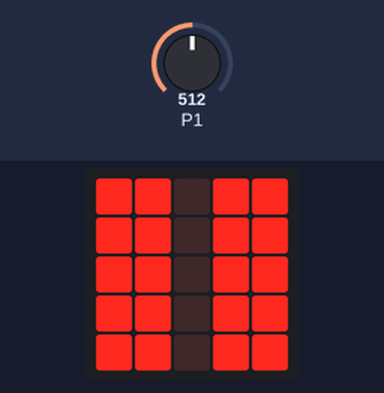
Bench run of a program on a simulated BBC micro:bit (MakeCode). Parts: the board's 5×5 LED display. Inputs (shaded band) come from the test bench; at power-on: P1 = 512 (analog values on the 0–1023 scale).

Above: at 1.2 s.
1.3 s: P1 set to 89
2.8 s: P1 set to 74
At 3.23 s:
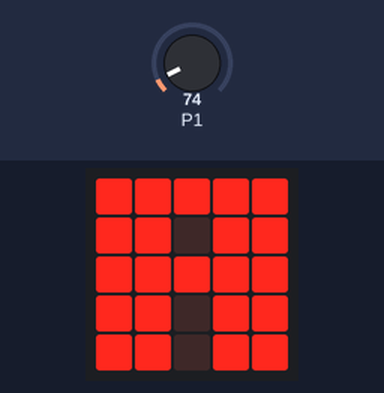
4.9 s: P1 set to 0
At 5.44 s:
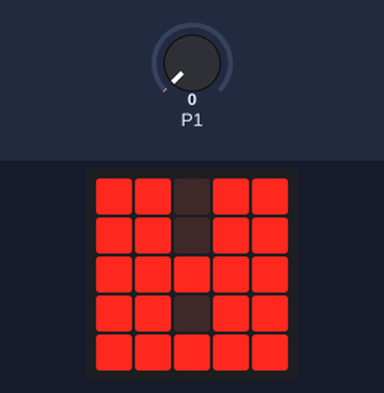
7.5 s: P1 set to 8
9.0 s: P1 set to 11
At 9.3 s:
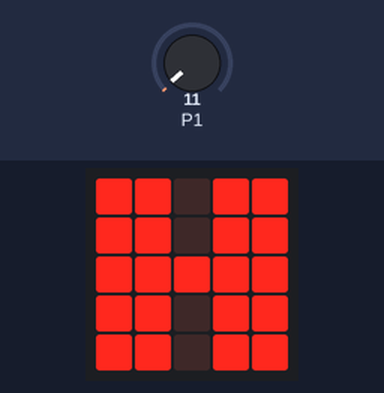
11.7 s: P1 set to 90
At 12.5 s:
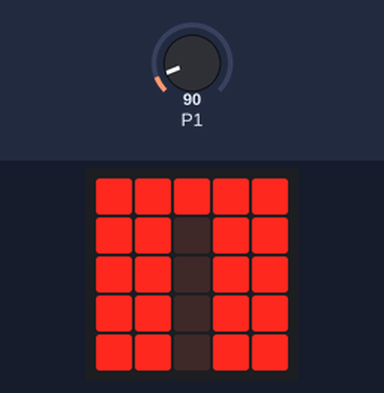
Timing chart, 0 to 14.3 s (numbered marks = the images above; inputs shaded):
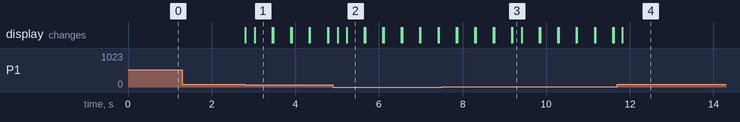

The program:

main.ts
```typescript
let game_time = 0
let time_단위 = 0
let white_time = 0
let black_time = 0
let last_pressed_button = 0
basic.clearScreen()
let game_start = 0
pins.analogWritePin(AnalogPin.P1, 1023)
loops.everyInterval(1000, function () {
    if (game_start == 1) {
        // 1 -> 현재 흑 차례
        // 2 -> 현재 백 차례
        if (last_pressed_button == 1) {
            black_time += -1
        } else if (last_pressed_button == 2) {
            white_time += -1
        }
        if (white_time != 0 && white_time <= time_단위 * 1) {
            led.unplot(0, 1)
        } else if (white_time <= time_단위 * 2) {
            led.unplot(0, 2)
        } else if (white_time <= time_단위 * 3) {
            led.unplot(0, 3)
        } else if (white_time <= time_단위 * 4) {
            led.unplot(0, 4)
        } else if (white_time <= time_단위 * 5) {
            led.unplot(1, 0)
        } else if (white_time <= time_단위 * 6) {
            led.unplot(1, 1)
        } else if (white_time <= time_단위 * 7) {
            led.unplot(1, 2)
        } else if (white_time <= time_단위 * 8) {
            led.unplot(1, 3)
        } else if (white_time <= time_단위 * 9) {
            led.unplot(1, 4)
        }
        if (black_time <= time_단위 * 1) {
            led.unplot(4, 1)
        } else if (black_time <= time_단위 * 2) {
            led.unplot(4, 2)
        } else if (black_time <= time_단위 * 3) {
            led.unplot(4, 3)
        } else if (black_time <= time_단위 * 4) {
            led.unplot(4, 4)
        } else if (black_time <= time_단위 * 5) {
            led.unplot(3, 0)
        } else if (black_time <= time_단위 * 6) {
            led.unplot(3, 1)
        } else if (black_time <= time_단위 * 7) {
            led.unplot(3, 2)
        } else if (black_time <= time_단위 * 8) {
            led.unplot(3, 3)
        } else if (black_time <= time_단위 * 9) {
            led.unplot(3, 4)
        }
        if (white_time == 0) {
            basic.showArrow(ArrowNames.East)
        } else if (black_time == 0) {
            basic.showArrow(ArrowNames.West)
        }
    }
})
basic.forever(function () {
    if (pins.analogReadPin(AnalogReadWritePin.P1) < 10) {
        // 백에서 흑으로 차례가 넘어감
        last_pressed_button = 1
        led.unplot(2, 0)
        led.plot(2, 2)
        basic.pause(200)
        led.unplot(2, 2)
        led.plot(2, 4)
    } else if (pins.analogReadPin(AnalogReadWritePin.P1) < 80) {
        // 흑에서 백으로 차례가 넘어감
        last_pressed_button = 2
        led.unplot(2, 4)
        led.plot(2, 2)
        basic.pause(200)
        led.unplot(2, 2)
        led.plot(2, 0)
    } else if (pins.analogReadPin(AnalogReadWritePin.P1) < 120) {
        if (game_start == 0) {
            basic.showLeds(`
                # # . # #
                # # . # #
                # # . # #
                # # . # #
                # # . # #
                `)
            game_time = 60
            time_단위 = 6
            white_time = game_time
            black_time = game_time
            game_start = 1
        }
    } else if (pins.analogReadPin(AnalogReadWritePin.P1) < 160) {
        if (game_start == 0) {
            basic.showLeds(`
                # # . # #
                # # . # #
                # # . # #
                # # . # #
                # # . # #
                `)
            game_time = 300
            time_단위 = 30
            white_time = game_time
            black_time = game_time
            game_start = 1
        }
    } else if (pins.analogReadPin(AnalogReadWritePin.P1) < 600) {
        if (game_start == 0) {
            basic.showLeds(`
                # # . # #
                # # . # #
                # # . # #
                # # . # #
                # # . # #
                `)
            game_time = 600
            time_단위 = 60
            white_time = game_time
            black_time = game_time
            game_start = 1
        }
    } else if (pins.analogReadPin(AnalogReadWritePin.P1) == 1023) {

    }
})
```

test.ts
```typescript
// 테스트는 여기로 이동합니다; 이 패키지가 확장으로 사용될 때 컴파일되지 않을 것 입니다.
```

Measured:
- the behaviour switches between 80 and 79 on P1 (found by bisection; images 0 and 1)
- the behaviour switches between 9 and 10 on P1 (found by bisection; images 2 and 3)
- after the input at 1.3 s, every drawn part: stays the same
- after the input at 2.8 s, the display: first changes at once (image 1 shows a later state)
- after the input at 4.9 s, the display: first changes after 0.11 s (image 2 shows a later state)
- after the input at 9.0 s, the display: first differs from a run without the input after 0.19 s (image 3)
- what the display in image 1 shows lasts 0.4 s, from 3.0 s to 3.4 s
